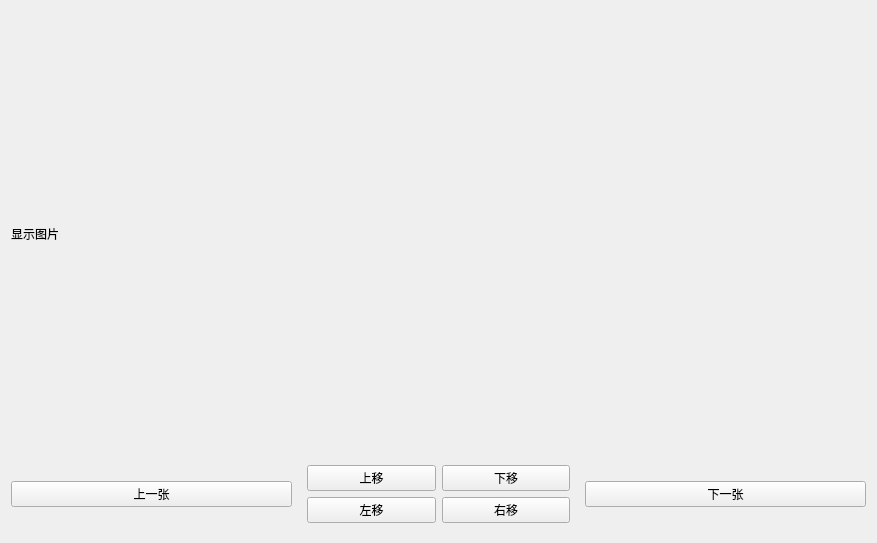
<?xml version="1.0" encoding="UTF-8"?>
<ui version="4.0">
 <class>caijian</class>
 <widget class="QWidget" name="caijian">
  <property name="geometry">
   <rect>
    <x>0</x>
    <y>0</y>
    <width>877</width>
    <height>543</height>
   </rect>
  </property>
  <property name="windowTitle">
   <string>Form</string>
  </property>
  <layout class="QGridLayout" name="gridLayout">
   <property name="verticalSpacing">
    <number>0</number>
   </property>
   <item row="5" column="0">
    <widget class="QPushButton" name="pushButton">
     <property name="text">
      <string>上一张</string>
     </property>
    </widget>
   </item>
   <item row="5" column="2">
    <widget class="QPushButton" name="pushButton_2">
     <property name="text">
      <string>下一张</string>
     </property>
    </widget>
   </item>
   <item row="3" column="0" colspan="3">
    <widget class="QLabel" name="label">
     <property name="text">
      <string>显示图片</string>
     </property>
     <property name="alignment">
      <set>Qt::AlignLeading|Qt::AlignLeft|Qt::AlignVCenter</set>
     </property>
    </widget>
   </item>
   <item row="5" column="1">
    <widget class="QWidget" name="widget" native="true">
     <layout class="QGridLayout" name="gridLayout_2">
      <item row="0" column="0">
       <widget class="QPushButton" name="pushButton_3">
        <property name="text">
         <string>上移</string>
        </property>
       </widget>
      </item>
      <item row="1" column="2">
       <widget class="QPushButton" name="pushButton_6">
        <property name="text">
         <string>右移</string>
        </property>
       </widget>
      </item>
      <item row="1" column="0">
       <widget class="QPushButton" name="pushButton_5">
        <property name="text">
         <string>左移</string>
        </property>
       </widget>
      </item>
      <item row="0" column="2">
       <widget class="QPushButton" name="pushButton_4">
        <property name="text">
         <string>下移</string>
        </property>
       </widget>
      </item>
     </layout>
    </widget>
   </item>
  </layout>
 </widget>
 <resources/>
 <connections/>
</ui>
